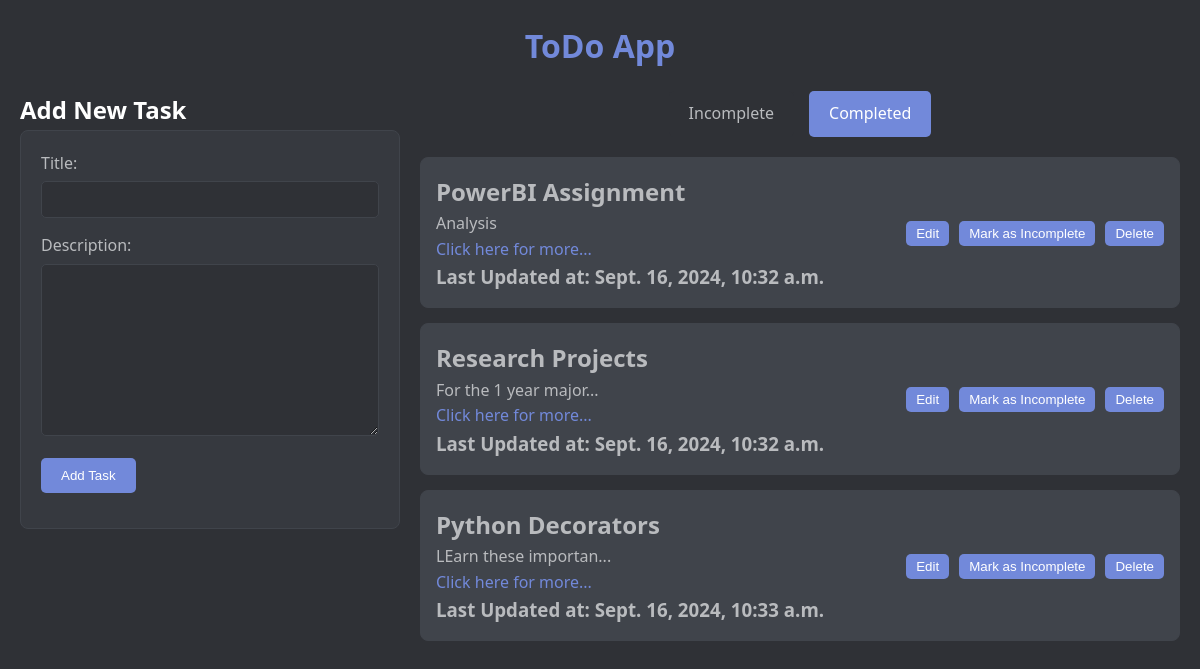
Screenshot of /?status=completed with the database file from the repository.
### todo/models.py (models this page shows, shortened)
class Task(models.Model):
    title = models.CharField(max_length=255)
    description = models.TextField(blank=True, null=True)
    completed = models.BooleanField(default=False)
    created_at = models.DateTimeField(auto_now_add=True)
    updated_at = models.DateTimeField(auto_now=True)

### todo/views.py (the view)
# urls.py: path('', views.home, name='home'),
def home(request):
    if request.method == 'POST':
        form = TaskForm(request.POST)
        if form.is_valid():
            form.save()
            form = TaskForm()
    else:
        form = TaskForm()
    status_filter = request.GET.get('status', 'incomplete')
    if status_filter == 'completed':
        tasks = Task.objects.filter(completed=True)
    else:
        tasks = Task.objects.filter(completed=False)
    return render(request, 'todo/home.html', {
        'form':form,
        'tasks':tasks,
        'status_filter':status_filter,
    })

### todo/forms.py
class TaskForm(ModelForm):
    class Meta:
        model = Task
        fields = '__all__'

### todo/templates/todo/home.html (shortened to what this page needs)
{% extends 'todo/base.html' %}
{% load static %}
{% block content %}
<div class="add-show">
    <div class="add-task">
        <h2>Add New Task</h2>
        <form action="" method="post">
            <div class="form-group">
                <label for="id_title">Title:</label>
                {{ form.title }}
            </div>
            <div class="form-group">
                <label for="id_description">Description:</label>
                {{ form.description }}
            </div>
            <div class="form-group">
                <input type="submit" value="Add Task">
            </div>
        </form>
    </div>
    <div class="task-list">
        <div class="filter-options">
            <a href="?status=incomplete">
                <div class="{% if status_filter == 'incomplete' %} active {% endif %}">Incomplete</div>
            </a>
            <a href="?status=completed">
                <div class="{% if status_filter == 'completed' %} active {% endif %}">Completed</div>
            </a>
        </div>
        {% for task in tasks %}
        <div class="task {% if task.completed %} completed-task {% endif %}">
            <div class="details">
                <h2>{{ task.title }}</h2>
                <p>{{ task.description|slice:":20" }}{% if task.description|length > 20 %}...{% endif %}</p>
                <a href="{% url 'task_detail' task.id %}"><p>Click here for more...</p></a>
                <h3>Last Updated at: {% if task.updated_at %} {{ task.updated_at }} {% endif %}</h3>
            </div>
            <div class="options">
                <a href="{% url 'edit_task' task.id %}">
                    <button>Edit</button>
                </a>
                {% if not task.completed %}
                    <a href="{% url 'mark_complete' task.id %}">
                        <button>Mark as Completed</button>
                    </a>
                {% else %}
                    <a href="{% url 'mark_incomplete' task.id %}">
                        <button>Mark as Incomplete</button>
                    </a>
                {% endif %}
                <form action="{% url 'delete_task' task.id %}" method="post">
                    <input type="submit" value="Delete">
                </form>
            </div>
        </div>
        {% endfor %}
    </div>
</div>
{% endblock content %}

### todo/static/todo/css/style.css (style rules this page uses)
* { box-sizing: border-box; margin: 0; padding: 0; }
body { font-family: 'Segoe UI', Tahoma, Geneva, Verdana, sans-serif; background-color: #2f3136; color: #ffffff; line-height: 1.6; }
.add-show { display: flex; justify-content: space-between; width: 100%; max-width: 1200px; }
.add-task { flex: 1; margin-right: 20px; }
.add-task form { background-color: #36393f; padding: 20px; border-radius: 8px; border: 1px solid #40444b; }
.add-task .form-group { margin-bottom: 15px; }
.add-task .form-group label { display: block; color: #b9bbbe; margin-bottom: 5px; }
.add-task form input[type="text"], .add-task form textarea { width: 100%; padding: 10px; border: 1px solid #40444b; border-radius: 5px; background-color: #2f3136; color: #ffffff; }
.add-task form input[type="submit"] { background-color: #7289da; color: #ffffff; border: none; padding: 10px 20px; border-radius: 5px; cursor: pointer; }
.task-list { flex: 2; }
.filter-options { display: flex; justify-content: center; gap: 15px; margin-bottom: 20px; }
.filter-options a { text-decoration: none; }
.filter-options div { background-color: #2f3136; color: #b9bbbe; padding: 10px 20px; border-radius: 5px; cursor: pointer; transition: background-color 0.3s, color 0.3s; }
.filter-options .active { background-color: #7289da; color: #ffffff; }
.task-list .task { background-color: #36393f; border: 1px solid #40444b; border-radius: 8px; margin-bottom: 15px; padding: 15px; display: flex; justify-content: space-between; align-items: center; }
.task-list .task .details { color: #b9bbbe; }
.task-list .task.completed-task { background-color: #40444b; }
.task-list .task .options { display: flex; gap: 10px; }
.task-list .task .options button, .task-list .task .options input[type="submit"] { background-color: #7289da; color: #ffffff; border: none; padding: 5px 10px; border-radius: 5px; cursor: pointer; }
a { color: #7289da; text-decoration: none; }

### rows the page displays
Task: title "PowerBI Assignment", description "Analysis", updated_at "Sept. 16, 2024, 10:32 a.m.", completed "Mark as Incomplete"
Task: title "Research Projects", description "For the 1 year major", updated_at "Sept. 16, 2024, 10:32 a.m.", completed "Mark as Incomplete"
Task: title "Python Decorators", description "LEarn these importan", updated_at "Sept. 16, 2024, 10:33 a.m.", completed "Mark as Incomplete"
